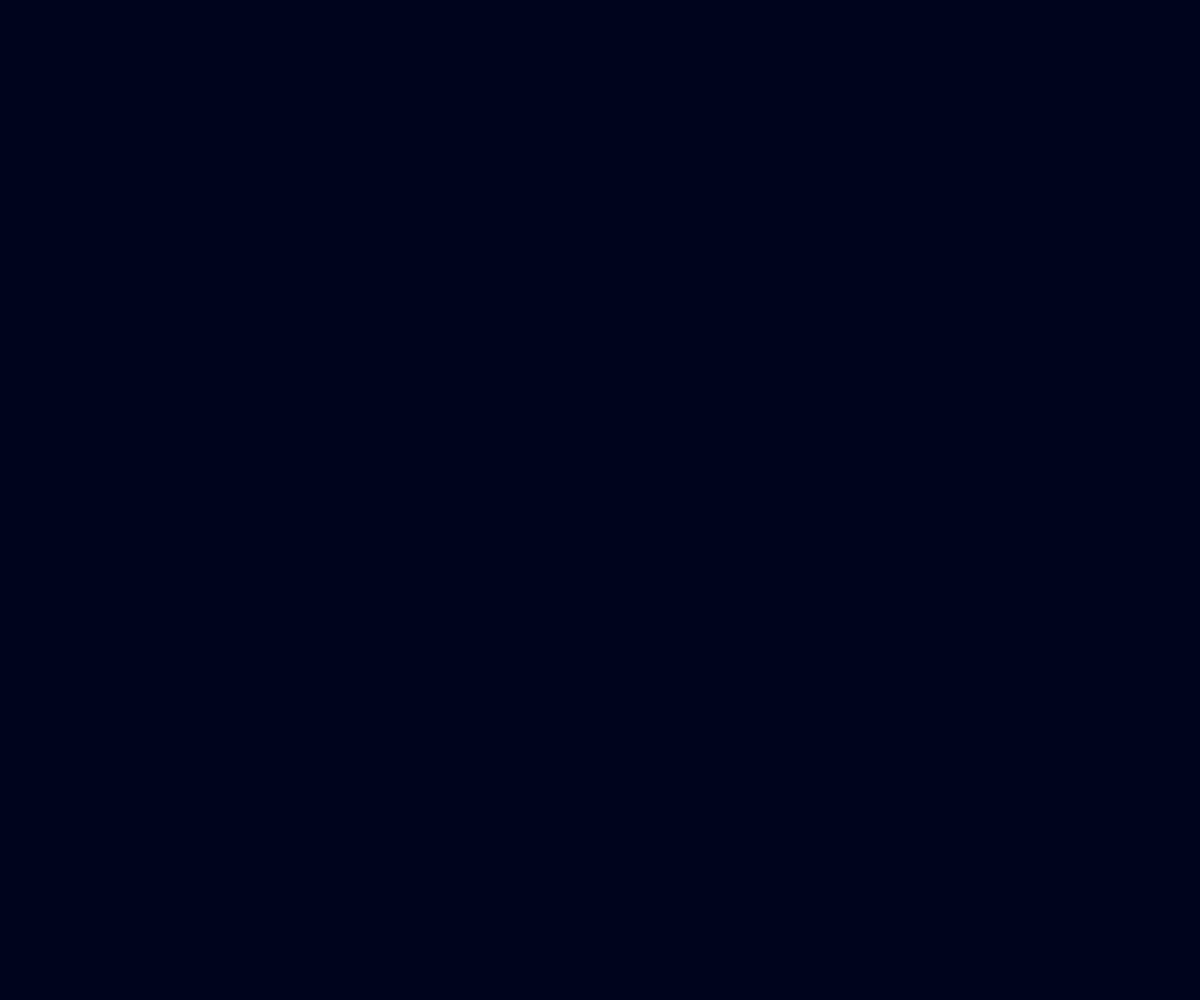
Frame 1 (no input)
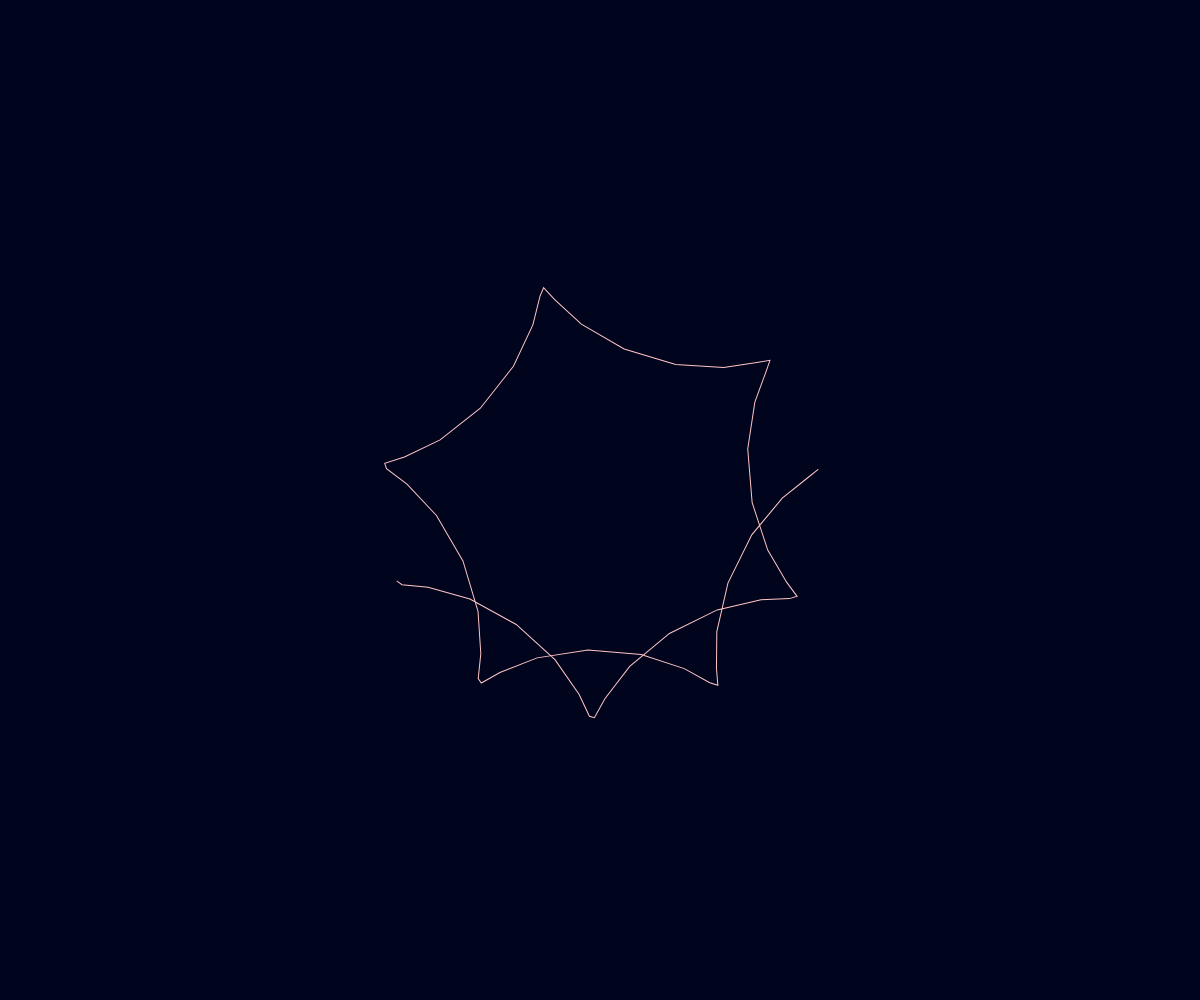
Frame 60 (no input)
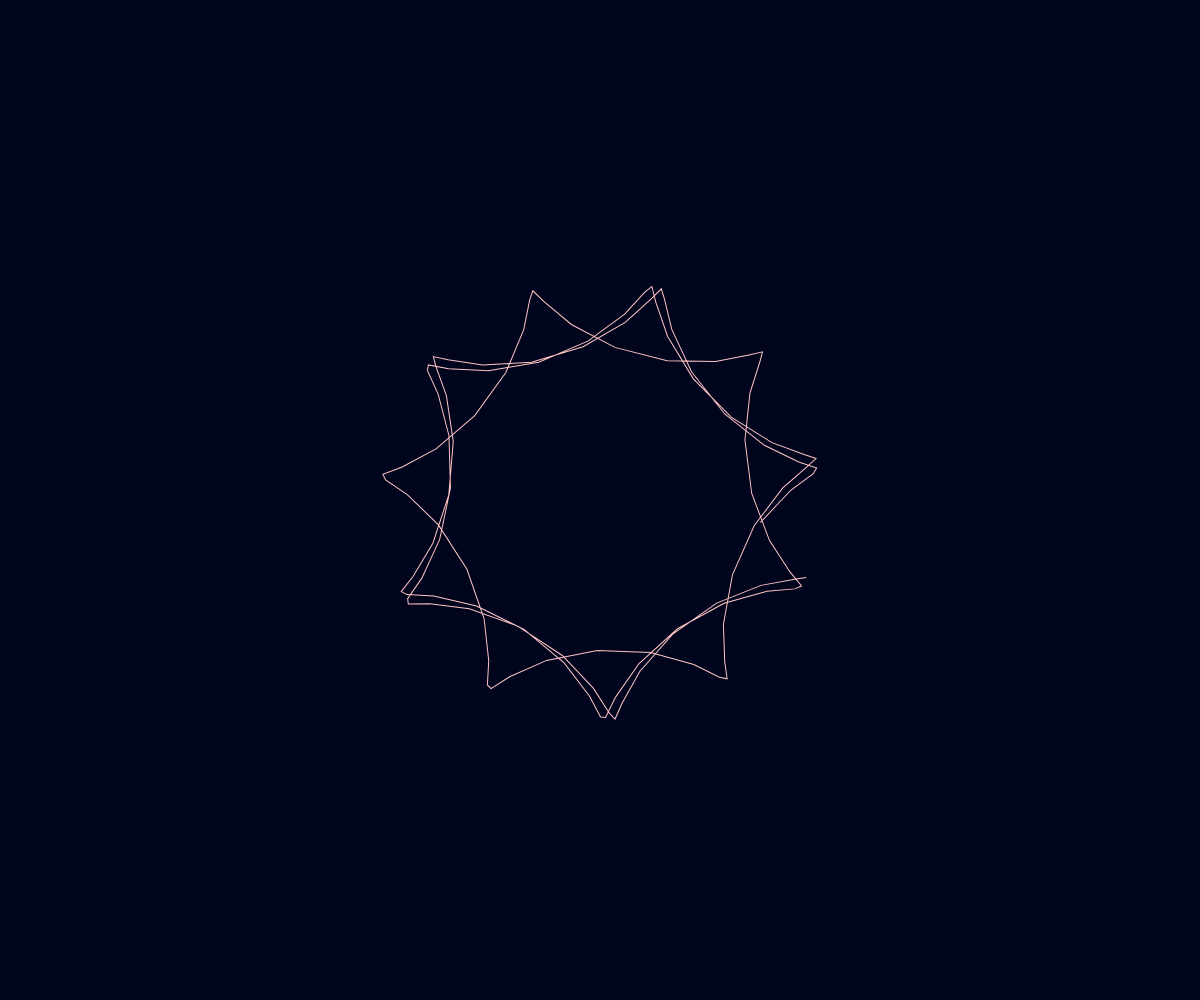
Frame 120 (the mouse pressed at the canvas centre since frame 60)

The p5.js sketch that drew these frames (run headless with seeded random() and noise() and a simulated clock; from frame 60 on, the mouse is pressed at the canvas centre):

// p5.js sketch
// ── sketch.js

var pointCount1 = 0;
var pointCount2 = 0;
var pointCount3 = 0;
var pointCount4 = 0;
var angle = 0.0;
var a = 180;
var b= 5;
var h = 7;
var rotationSpeed = 0;
var ringNumbers = 1;
var ringcolor1;
var ringcolor2;
var ringcolor3;
var ringcolor4;
function setup() {
    createCanvas(windowWidth,windowHeight);
    colorMode(HSB,360,100,100);
}

function draw() {
  
    frameRate(50);
    clear();
   background(230,100,11.4);
   
   ringcolor1= color(sin( radians ( frameCount ) ) * 230 + 230,23.3,100);
   ringcolor2= color(sin( radians ( frameCount ) ) * 230 + 230,27.8,80); 
   ringcolor3= color(sin( radians ( frameCount ) ) * 230 + 230,40.6,70); 
   ringcolor4= color(sin( radians ( frameCount ) ) * 230 + 230,48.1,50); 

translate(width/2, height/2);
if(rotationSpeed > 908)
{
  rotationSpeed = 0
}
if(ringNumbers==1)
{
  if(pointCount1 > 908)
  {
    pointCount1 = 909
    ringNumbers+=1;
  }
  
  stroke(ringcolor1);
  
 drawRing(pointCount1); 
 pointCount1++;
}

else if(ringNumbers==2)
{
  if(pointCount2 > 908)
  {
    pointCount2 = 909
    ringNumbers+=1;
  }
  stroke(ringcolor1);
 drawRing(pointCount1);
 push();
 scale(0.7);
 stroke(ringcolor2);
 drawRing(pointCount2); 
 pop();
 pointCount2++;
}

else if(ringNumbers==3)
{
  if(pointCount3 > 908)
  {
    pointCount3 = 909
    ringNumbers+=1;
  }
  pointCount1 = 909
  pointCount2 = 909
  stroke(ringcolor1);
  drawRing(pointCount1);
  push();
  scale(0.7);
  stroke(ringcolor2);
  drawRing(pointCount2); 
  pop();
  
  push();
  scale(0.50);
  stroke(ringcolor3);
  drawRing(pointCount3); 
  pop();
  pointCount3++;
}

else if(ringNumbers==4)
{
  
  if(pointCount4 > 908)
  {
    pointCount4 = 909
    ringNumbers+=1;
  }
  pointCount1 = 909
  pointCount2 = 909
  stroke(ringcolor1);
  drawRing(pointCount1);
  push();
  scale(0.7);
  stroke(ringcolor2);
  drawRing(pointCount2); 
  pop();
  
  push();
  scale(0.50);
  stroke(ringcolor3);
  drawRing(pointCount3); 
  pop();
  
  push();
  scale(0.35);
  stroke(	ringcolor4);
  drawRing(pointCount4); 
  pop();
  pointCount4++;
}

else if(ringNumbers==5)
{
  pointCount1 = 909
  pointCount2 = 909
  stroke(ringcolor1);
  drawRing(pointCount1);
  push();
  scale(0.7);
  stroke(ringcolor2);
  drawRing(pointCount2); 
  pop();
  
  push();
  scale(0.50);
  stroke(ringcolor3);
  drawRing(pointCount3); 
  pop();
  
  push();
  scale(0.35);
  stroke(ringcolor4);
  drawRing(pointCount4); 
  pop();
}

rotationSpeed++;
}

function drawRing(pointCount)
{
  noFill()
  rotate(4*rotationSpeed /  TWO_PI);
  strokeWeight(1);
  beginShape();
  var x = 0
  var y =0
  for(var i=0; i < pointCount; i++){
  angle = i /  TWO_PI;
 x = (a+b)*cos(angle)+b*h*cos(((a-b)/b)*angle)
 y = (a+b)*sin(angle)+b*h*sin(((a-b)/b)*angle)

  vertex(x,y);
    
  }
  endShape();
}
